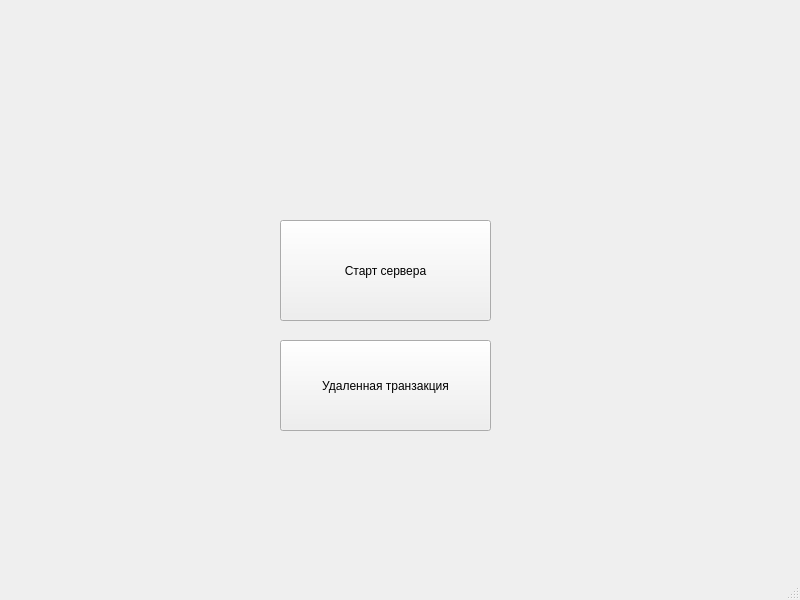
<?xml version="1.0" encoding="UTF-8"?>
<ui version="4.0">
 <class>MainWindow</class>
 <widget class="QMainWindow" name="MainWindow">
  <property name="geometry">
   <rect>
    <x>0</x>
    <y>0</y>
    <width>800</width>
    <height>600</height>
   </rect>
  </property>
  <property name="windowTitle">
   <string>MainWindow</string>
  </property>
  <widget class="QWidget" name="centralwidget">
   <widget class="QPushButton" name="pushButton">
    <property name="geometry">
     <rect>
      <x>280</x>
      <y>220</y>
      <width>211</width>
      <height>101</height>
     </rect>
    </property>
    <property name="text">
     <string>Cтарт сервера</string>
    </property>
   </widget>
   <widget class="QPushButton" name="pushButton_2">
    <property name="geometry">
     <rect>
      <x>280</x>
      <y>340</y>
      <width>211</width>
      <height>91</height>
     </rect>
    </property>
    <property name="text">
     <string>Удаленная транзакция</string>
    </property>
   </widget>
  </widget>
  <widget class="QMenuBar" name="menubar">
   <property name="geometry">
    <rect>
     <x>0</x>
     <y>0</y>
     <width>800</width>
     <height>21</height>
    </rect>
   </property>
  </widget>
  <widget class="QStatusBar" name="statusbar"/>
 </widget>
 <resources/>
 <connections/>
</ui>
